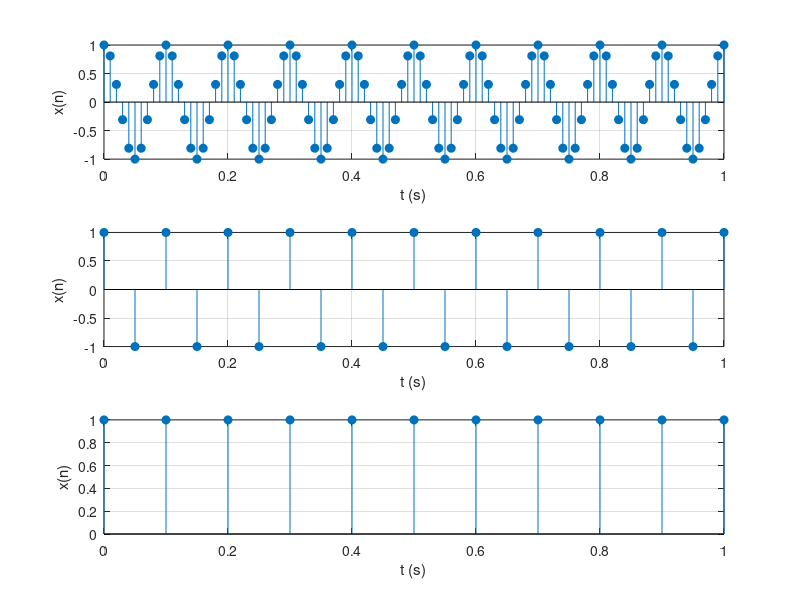

Reproduce this figure in MATLAB.
clc;
clear all;
close all;

% Definindo os intervalos de amostragem
Ts_values = [0.01, 0.05, 0.1];

% Cria uma figura para os subplots
figure('Position', [100, 100, 1000, 300]);

for i = 1:length(Ts_values)
    Ts = Ts_values(i);      % intervalo de amostragem
    n = 0:Ts:1;             % vetor de tempo discreto
    xn = cos(20 * pi * n);  % sinal amostrado

    subplot(3, 1, i);
    stem(n, xn, 'filled');
    xlabel('t (s)');
    ylabel('x(n)');
    xlim([0 1]);
    grid on;
end

